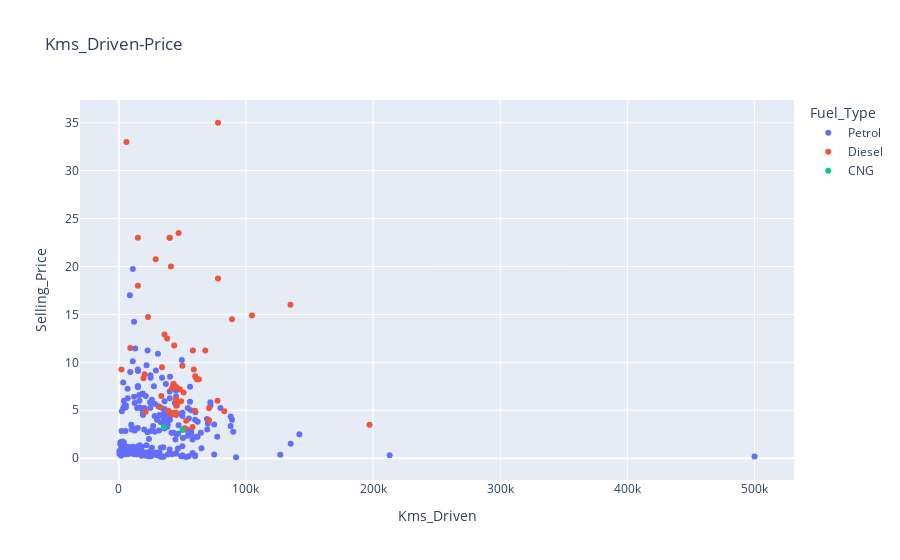

Notebook cell for this chart:
### Code cell
fig = px.line(df, x="Kms_Driven", y="Selling_Price", color="Fuel_Type", title="Kms_Driven-Price")
fig.update_traces(mode="markers")
fig.show();

### Figure 1 — Plotly figure (JSON) as saved in the notebook; plotly's stock layout.template omitted (floating-point values rounded to 4 significant figures; data arrays with more than 128 entries replaced by an {"elided": "..."} marker saying what was removed)
{"data": [{"hovertemplate": "Fuel_Type=Petrol<br>Kms_Driven=%{x}<br>Selling_Price=%{y}<extra></extra>", "legendgroup": "Petrol", "line": {"color": "#636efa", "dash": "solid"}, "marker": {"symbol": "circle"}, "mode": "markers", "name": "Petrol", "orientation": "v", "showlegend": true, "type": "scatter", "x": {"elided": "239 int values"}, "xaxis": "x", "y": {"elided": "239 float values"}, "yaxis": "y"}, {"hovertemplate": "Fuel_Type=Diesel<br>Kms_Driven=%{x}<br>Selling_Price=%{y}<extra></extra>", "legendgroup": "Diesel", "line": {"color": "#EF553B", "dash": "solid"}, "marker": {"symbol": "circle"}, "mode": "markers", "name": "Diesel", "orientation": "v", "showlegend": true, "type": "scatter", "x": [43000, 42450, 2071, 33429, 20273, 42367, 51000, 43000, 41678, 43000, 45000, 51439, 39000, 45000, 45000, 45780, 104707, 40000, 15000, 135000, 41000, 78000, 47000, 6000, 45000, 59000, 71000, 45000, 83000, 89000, 23000, 40000, 15000, 38000, 197176, 78000, 58242, 40000, 29000, 50024, 58000, 21125, 43535, 77632, 61381, 60000, 52132, 45000, 53000, 68000, 32322, 49000, 71000, 35934, 48000, 19434, 63000, 60076, 33988, 9000], "xaxis": "x", "y": [4.75, 4.6, 9.25, 6.5, 8.75, 7.45, 6.85, 7.75, 7.25, 7.75, 7.45, 3.1, 4.95, 6, 5.5, 5.5, 14.9, 23, 18, 16, 19.99, 18.75, 23.5, 33, 4.75, 9.25, 3.95, 4.5, 4.9, 14.5, 14.73, 4.75, 23, 12.5, 3.49, 35, 11.25, 23, 20.75, 9.65, 3.25, 4.85, 11.75, 6, 8.25, 4.95, 3.1, 6.15, 3.9, 11.25, 5.35, 5.95, 5.2, 12.9, 7.2, 8.35, 8.25, 8.55, 9.5, 11.5], "yaxis": "y"}, {"hovertemplate": "Fuel_Type=CNG<br>Kms_Driven=%{x}<br>Selling_Price=%{y}<extra></extra>", "legendgroup": "CNG", "line": {"color": "#00cc96", "dash": "solid"}, "marker": {"symbol": "circle"}, "mode": "markers", "name": "CNG", "orientation": "v", "showlegend": true, "type": "scatter", "x": [35500, 49998], "xaxis": "x", "y": [3.25, 2.95], "yaxis": "y"}], "layout": {"legend": {"title": {"text": "Fuel_Type"}, "tracegroupgap": 0}, "title": {"text": "Kms_Driven-Price"}, "xaxis": {"anchor": "y", "domain": [0, 1], "title": {"text": "Kms_Driven"}}, "yaxis": {"anchor": "x", "domain": [0, 1], "title": {"text": "Selling_Price"}}}}
